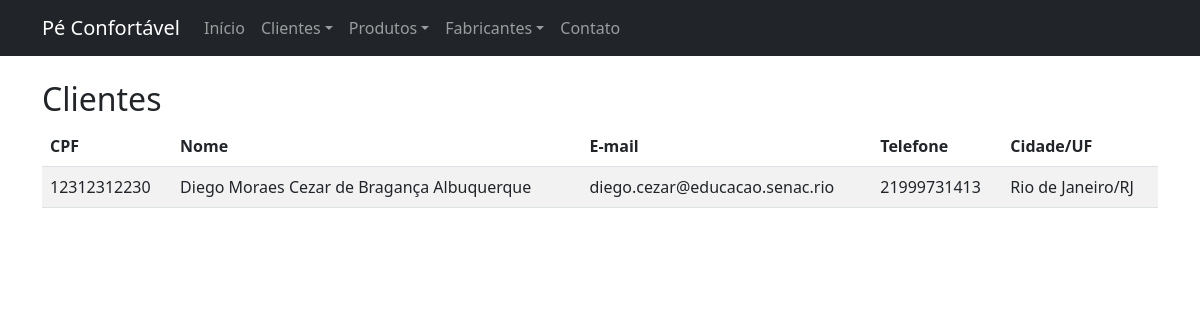
/clientes/, run on the app's committed database.
### core/models.py (models this page shows, shortened)
class Cliente(models.Model):
  ESTADOS = [
    ('RJ', 'Rio de Janeiro'),
    ('SP', 'São Paulo'),
    ('MG', 'Minas Gerais'),
    ('ES', 'Espírito Santo'),
    ('BA', 'Bahia'),
    ('RS', 'Rio Grande do Sul'),
    ('PR', 'Paraná'),
  ]
  GENEROS = [
    ('M', 'Masculino'),
    ('F', 'Feminino'),
    ('O', 'Outro'),
  ]
  CONTATO = [
    ('EMAIL', 'Email'),
    ('TELEFONE', 'Telefone'),
    ('CELULAR', 'Celular'),
  ]
  cpf = models.CharField(
    max_length=11,
    unique=True,
    validators=[
      RegexValidator(r'^\d{11}$', 'CPF deve conter 11 números')
    ],
    verbose_name='CPF'
  )
  nome = models.CharField(
    max_length=70,
    validators=[
      MinLengthValidator(25, 'O nome deve conter entre 25 e 70 caracteres')
    ],
    verbose_name='Nome'
  )
  endereco = models.CharField(
    max_length=100,
    verbose_name='Endereço'
  )
  telefone = models.CharField(
    max_length=11,
    validators=[
      RegexValidator(r'^\d{10,11}$', 'Telefone deve conter 10 ou 11 números')
    ],
    verbose_name='Telefone'
  )
  estado = models.CharField(
    max_length=2,
    choices=ESTADOS,
    verbose_name='Estado'
  )
  cidade = models.CharField(
    max_length=50,
    verbose_name='Cidade'
  )
  genero = models.CharField(
    max_length=1,
    choices=GENEROS,
    verbose_name='Gênero'
  )
  contato_pref = models.CharField(
    max_length=10,
    choices=CONTATO,
    verbose_name='Contato Preferencial'
  )
  email = models.EmailField(
    max_length=100,
    unique=True,
    verbose_name='Email'
  )
  usuario = models.CharField(
    max_length=100,
    verbose_name='Usuário'
  )
  senha = models.CharField(
    max_length=256,
    verbose_name='Senha'
  )

### core/views.py (the view)
# urls.py: path('clientes/', views.lista_clientes, name='lista_clientes'),
def lista_clientes(request):
    clientes = Cliente.objects.all()
    return render(request, 'lista_clientes.html', {'clientes': clientes})

### templates/lista_clientes.html
{% extends 'base.html' %}
{% block content %}
<h2>Clientes</h2>
<table class="table table-striped">
    <thead>
        <tr>
            <th>CPF</th>
            <th>Nome</th>
            <th>E-mail</th>
            <th>Telefone</th>
            <th>Cidade/UF</th>
        </tr>
    </thead>
    <tbody>
        {% for cliente in clientes %}
        <tr>
            <td>{{ cliente.cpf }}</td>
            <td>{{ cliente.nome }}</td>
            <td>{{ cliente.email }}</td>
            <td>{{ cliente.telefone }}</td>
            <td>{{ cliente.cidade }}/{{ cliente.estado }}</td>
        </tr>
        {% empty %}
        <tr><td colspan="5">Nenhum cliente cadastrado.</td></tr>
        {% endfor %}
    </tbody>
</table>
{% endblock %}

### data on the page
Cliente: cpf "12312312230", nome "Diego Moraes Cezar de Bragança Albuquerque", email "diego.cezar@educacao.senac.rio", telefone "21999731413", cidade "Rio de Janeiro", estado "RJ"
